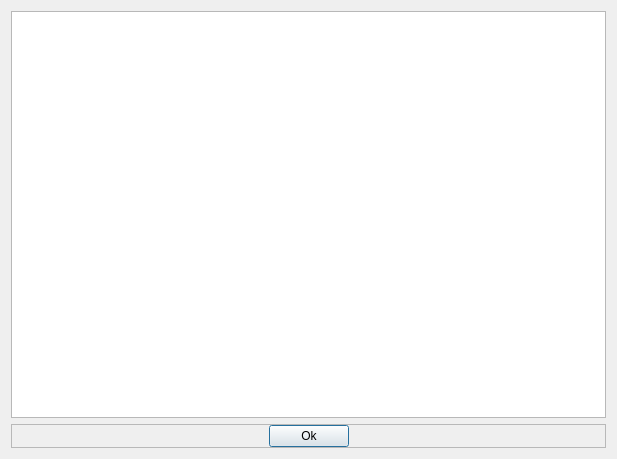
<?xml version="1.0" encoding="UTF-8"?>
<ui version="4.0">
 <class>InfoMessageBox</class>
 <widget class="QDialog" name="InfoMessageBox">
  <property name="geometry">
   <rect>
    <x>0</x>
    <y>0</y>
    <width>617</width>
    <height>459</height>
   </rect>
  </property>
  <property name="windowTitle">
   <string>Message</string>
  </property>
  <layout class="QVBoxLayout" name="verticalLayout">
   <item>
    <widget class="QTextEdit" name="txtMessage">
     <property name="readOnly">
      <bool>true</bool>
     </property>
    </widget>
   </item>
   <item>
    <widget class="QFrame" name="frame">
     <property name="frameShape">
      <enum>QFrame::StyledPanel</enum>
     </property>
     <property name="frameShadow">
      <enum>QFrame::Raised</enum>
     </property>
     <layout class="QHBoxLayout" name="horizontalLayout">
      <property name="leftMargin">
       <number>0</number>
      </property>
      <property name="topMargin">
       <number>0</number>
      </property>
      <property name="rightMargin">
       <number>0</number>
      </property>
      <property name="bottomMargin">
       <number>0</number>
      </property>
      <item>
       <spacer name="horizontalSpacer">
        <property name="orientation">
         <enum>Qt::Horizontal</enum>
        </property>
        <property name="sizeHint" stdset="0">
         <size>
          <width>40</width>
          <height>20</height>
         </size>
        </property>
       </spacer>
      </item>
      <item>
       <widget class="QPushButton" name="btnOk">
        <property name="text">
         <string>Ok</string>
        </property>
       </widget>
      </item>
      <item>
       <spacer name="horizontalSpacer_2">
        <property name="orientation">
         <enum>Qt::Horizontal</enum>
        </property>
        <property name="sizeHint" stdset="0">
         <size>
          <width>40</width>
          <height>20</height>
         </size>
        </property>
       </spacer>
      </item>
     </layout>
    </widget>
   </item>
  </layout>
 </widget>
 <resources/>
 <connections/>
</ui>
